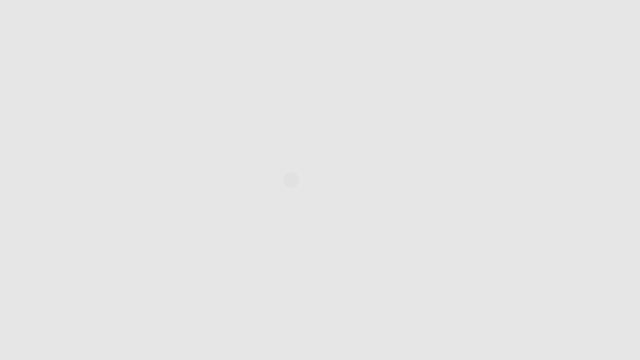
Frame 1 (no input)
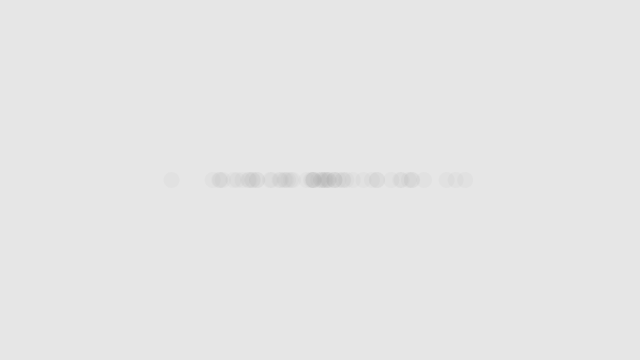
Frame 60 (the mouse pressed at the canvas centre just before this capture)
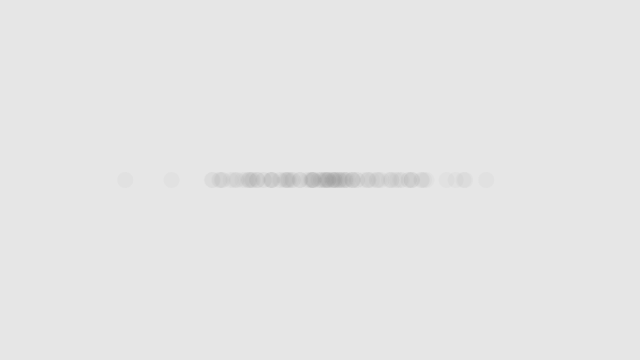
Frame 120 (the mouse held since frame 60 and released just before this capture)

The Processing sketch that drew these frames (run headless with seeded random() and noise(); from frame 60 on, the mouse is pressed at the canvas centre):

// Processing sketch: I_4_Gaussian_Distribution
// ── I_4_Gaussian_Distribution.pde
import java.util.Random;

Random generator;

void setup() {
  size(640,360);
  background(230);
  generator = new Random(); 
}

void draw() {
  float num = (float) generator.nextGaussian();
  float sd = 60;
  float mean = 320;

  float x = sd * num + mean; // Multiply by sigma and mu

  noStroke();
  fill(100, 10);
  ellipse(x, 180, 16, 16);
}
